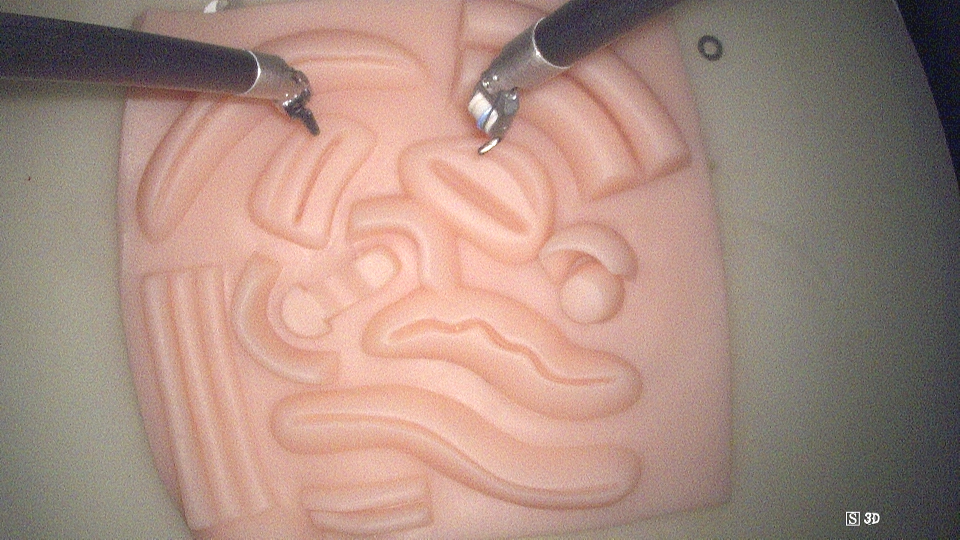
//> input picture TestOpenCV/Test.png, 960 x 540 px
$ ./K-Means   (built with g++ and OpenCV 4)
//> lines starting //> are read from the running program, lines starting //| are printed output that depends on the picture; after the words box and inside, x2 and y2 are one past the last pixel; in counts of white or black regions, pixels touching at a corner belong together
// 图像处理.cpp : 定义控制台应用程序的入口点。
//
#include "cv.h"
#include "highgui.h"
#include <iostream>
#include <cmath>
#include "cxcore.h"

int OutputWidth  = 960;
int OutputHeight = 540;
#define MAX_CLUSTERS 2										//类别数
#define SAMPLE_NUMBER 100000								//样本数
int kernel = 3;												//LTP直方图 n*n算子

int main(int argc, char* argv[])
{
	CvSize size;
	size.width  = OutputWidth;
	size.height = OutputHeight;
	IplImage* img = cvCreateImageHeader( size, IPL_DEPTH_8U, 3);

	CvScalar color_tab[5];
	CvRNG rng = CvRNG(0xffffffff);

	color_tab[0] = CV_RGB( 255, 0  ,   0);
	color_tab[1] = CV_RGB( 0  , 255,   0);
	color_tab[2] = CV_RGB( 255, 0  , 255);
	color_tab[3] = CV_RGB( 255, 255,   0);
	color_tab[4] = CV_RGB( 0  , 255, 255);

	cvNamedWindow("clusters",CV_WINDOW_AUTOSIZE);

	int k, p, cluster_count = MAX_CLUSTERS;
	int i, j,  sample_count = SAMPLE_NUMBER;

	CvMat* points   = cvCreateMat( sample_count, 3, CV_32FC2);					//数据样本
	CvMat* points2  = cvCreateMat( sample_count, 1, CV_32FC2);					//储存坐标信息
	CvMat* clusters = cvCreateMat( sample_count, 1, CV_32SC1);					//标签
	CvMat* centers  = cvCreateMat(cluster_count, 3, CV_32FC2);

	while(1){

		img = cvLoadImage("Test.png");
//> img is the input picture: 540 rows x 960 cols, CV_8UC3; mean B, G, R 129.2, 140.4, 167.9
		IplImage *t = cvCloneImage(img);
		/*多元高斯分布生成随机样本*/
		k=0;
		while (k < sample_count){
														//特征提取
			i = cvRandInt(&rng)%img->width;
			j = cvRandInt(&rng)%img->height;
			((CvPoint2D32f*)points2->data.fl)[k].x = i;
			((CvPoint2D32f*)points2->data.fl)[k].y = j;

			CvScalar e[3];
			e[0].val[0]=(float)cvGet2D(img, j, i).val[0];			//RGB三通道
			e[1].val[0]=(float)cvGet2D(img, j, i).val[1];
			e[2].val[0]=(float)cvGet2D(img, j, i).val[2];


			for ( p = 0; p < 3; p++){
					cvSet2D( points, k, p, e[p].val[0]);
				}
				k++;
			}
//> after the loop, k = 100000

		for (i = 0; i < sample_count / 2; i++)
		{
			CvPoint2D32f* pt1 = (CvPoint2D32f*)points->data.fl +
				cvRandInt(&rng) % sample_count;
			CvPoint2D32f* pt2 = (CvPoint2D32f*)points->data.fl +
				cvRandInt(&rng) % sample_count;
			CvPoint2D32f temp;
			CV_SWAP(*pt1, *pt2, temp);
		}
//> this loop made 50000 passes
//> temp on passes 1 to 3: Point(184, 0), Point(70, 0), Point(94, 0)

		cvKMeans2(points, cluster_count, clusters,
			cvTermCriteria( CV_TERMCRIT_EPS+CV_TERMCRIT_ITER,
				10, 1.0),10, 0, 0, centers, 0);

		float posi = 0, nega = 0;
		int nposi = 0, nnega = 0;
		for ( k = 0; k < sample_count; k ++){
			CvPoint2D32f pt = ((CvPoint2D32f*)points2->data.fl)[k];
			int cluster_idx = clusters->data.i[k];
			if (cluster_idx == 0){
				posi = posi + pt.y;
				nposi++;
			}
			else{
				nega = nega + pt.y;
				nnega++;
			}
			cvCircle( img, cvPointFrom32f(pt), 1, color_tab[cluster_idx ], CV_FILLED);
		}
//> this loop made 100000 passes
//> cluster_idx on passes 1 to 12: 0, 1, 1, 1, 0, 1, 0, 1, 0, 1, 1, 0
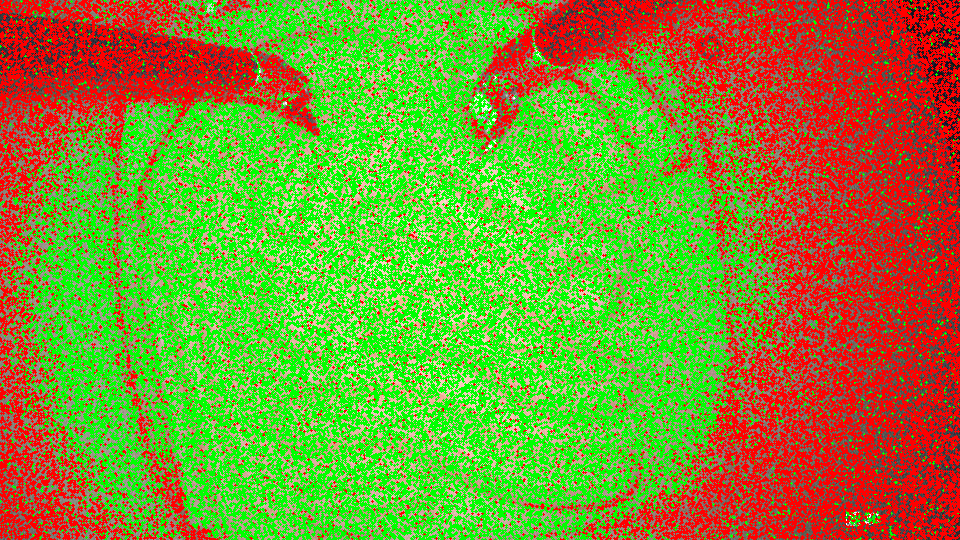
//> img: 540 rows x 960 cols, CV_8UC3; mean B, G, R 49.3, 146.2, 129.2
//> after the loop, posi = 10295301; nposi = 41681; nega = 16699413; nnega = 58319
		printf("%d,%d\n", ((CvPoint2D32f*)centers->data.fl)[0].x, ((CvPoint2D32f*)centers->data.fl)[0].y);
//| 0,1
		printf("%d,%d\n", ((CvPoint2D32f*)centers->data.fl)[1].x, ((CvPoint2D32f*)centers->data.fl)[1].y);
//| 0,1
		for( i = 0; i < cluster_count; i++){												//质心点
			CvPoint2D32f pt3 = ((CvPoint2D32f*)centers->data.fl)[i];
			cvCircle( img, cvPointFrom32f(pt3), 20, color_tab[i], CV_FILLED);
		}
//> this loop made 2 passes
//> pt3 on passes 1 to 2: Point(106, 0), Point(109.6, 0)
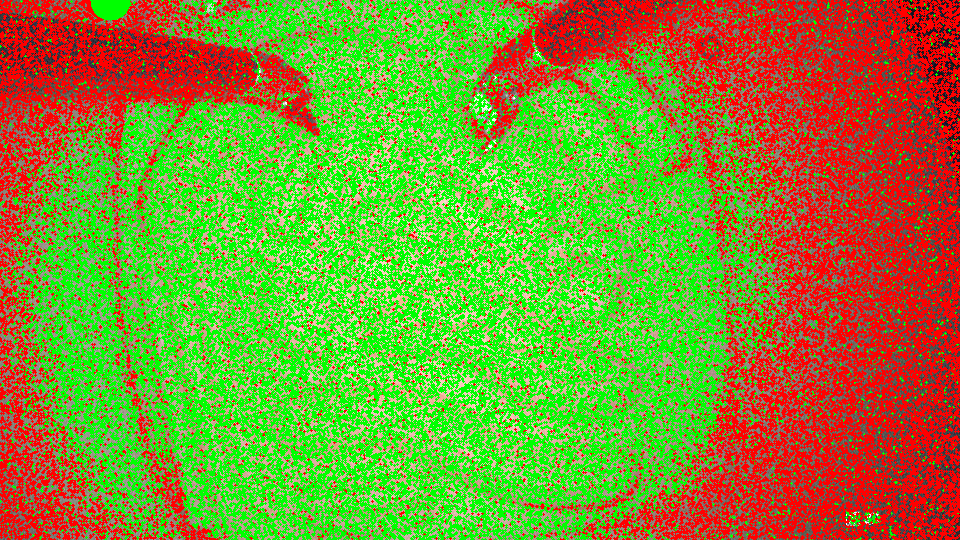
//> img: 540 rows x 960 cols, CV_8UC3; 0.12% of pixels changed, all inside (x1, y1, x2, y2) = (87, 0, 131, 21)
		cvShowImage("clusters", img );
		cvReleaseImage( &t);

		int c = cvWaitKey(0);
//> the Esc key is pressed
		if(c=='p'){
			c = 0;
			while(c != 'p' && c !=27){
				c = cvWaitKey(250);
			}
		}
		if(c==27){
			return 0;
//> (the program exits here)

$ run again, with TestOpenCV/1.jpg saved as TestOpenCV/Test.png
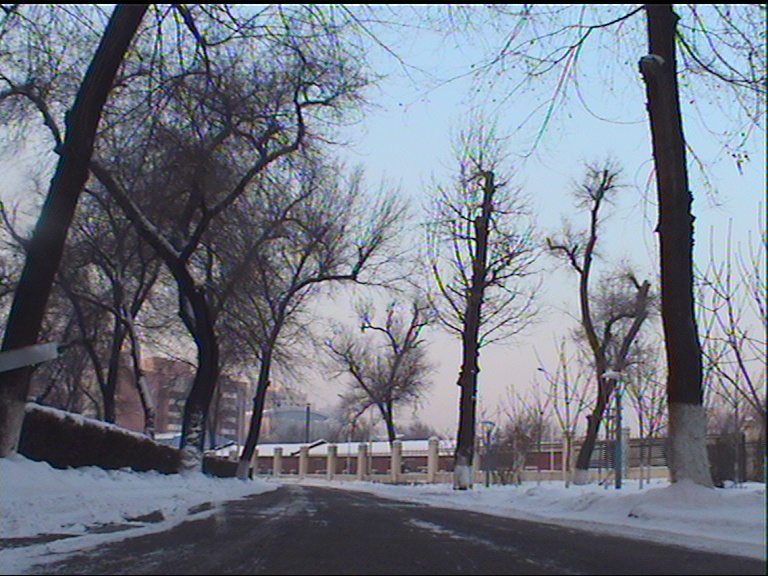
//> input picture TestOpenCV/1.jpg, 768 x 576 px
//> img is the input picture: 576 rows x 768 cols, CV_8UC3; mean B, G, R 134, 121.3, 114.9
//> after the loop `while (k < sample_count)`: k = 100000
//> the loop `for (i = 0; i < sample_count / 2; i++)` made 50000 passes
//> temp on passes 1 to 3: Point(61, 0), Point(115, 0), Point(180, 0)
//> the loop `for ( k = 0; k < sample_count; k ++)` made 100000 passes
//> cluster_idx on passes 1 to 8: 1, 1, 0, 1, 0, 1, 1, 1
//> after the loop `for ( k = 0; k < sample_count; k ++)`:
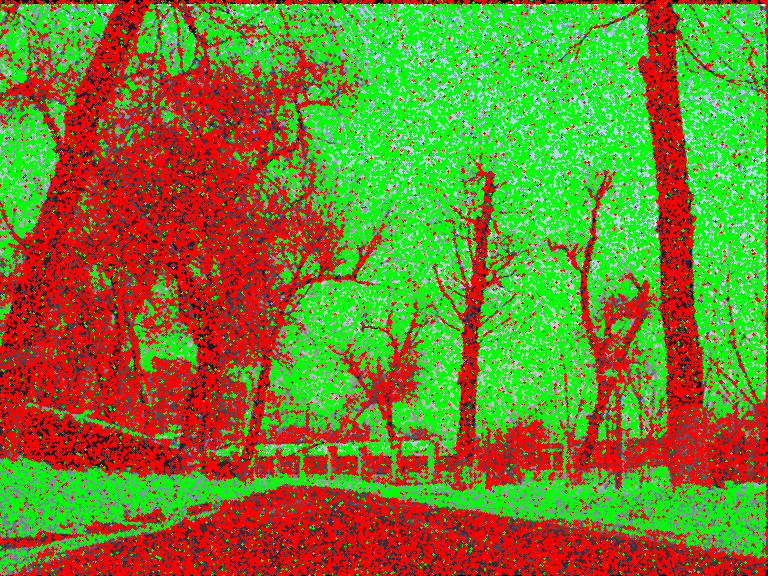
//> img: 576 rows x 768 cols, CV_8UC3; mean B, G, R 43.2, 127.5, 121.1
//> after the loop `for ( k = 0; k < sample_count; k ++)`: posi = 15992353; nposi = 48889; nega = 12720497; nnega = 51111
//| 0,1
//| 0,1
//> the loop `for( i = 0; i < cluster_count; i++)` made 2 passes
//> pt3 on passes 1 to 2: Point(76.44, 0), Point(70.71, 0)
//> after the loop `for( i = 0; i < cluster_count; i++)`:
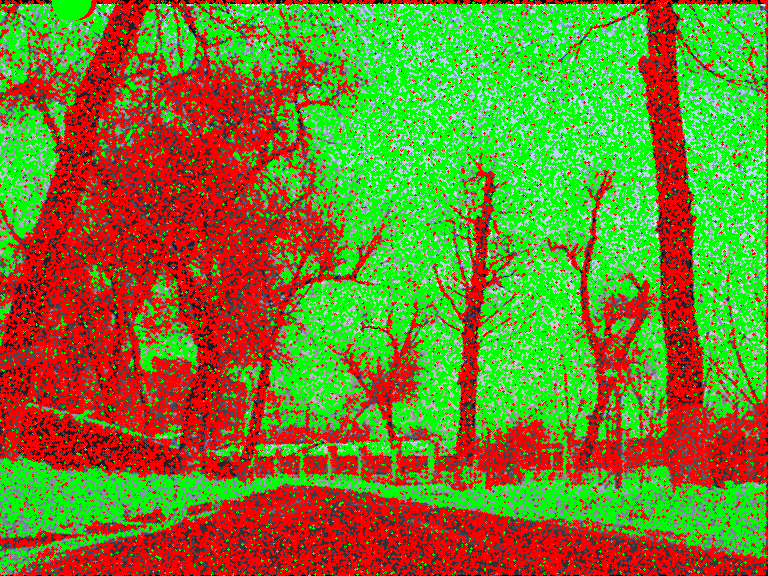
//> img: 576 rows x 768 cols, CV_8UC3; 0.1% of pixels changed, all inside (x1, y1, x2, y2) = (51, 0, 97, 21)
